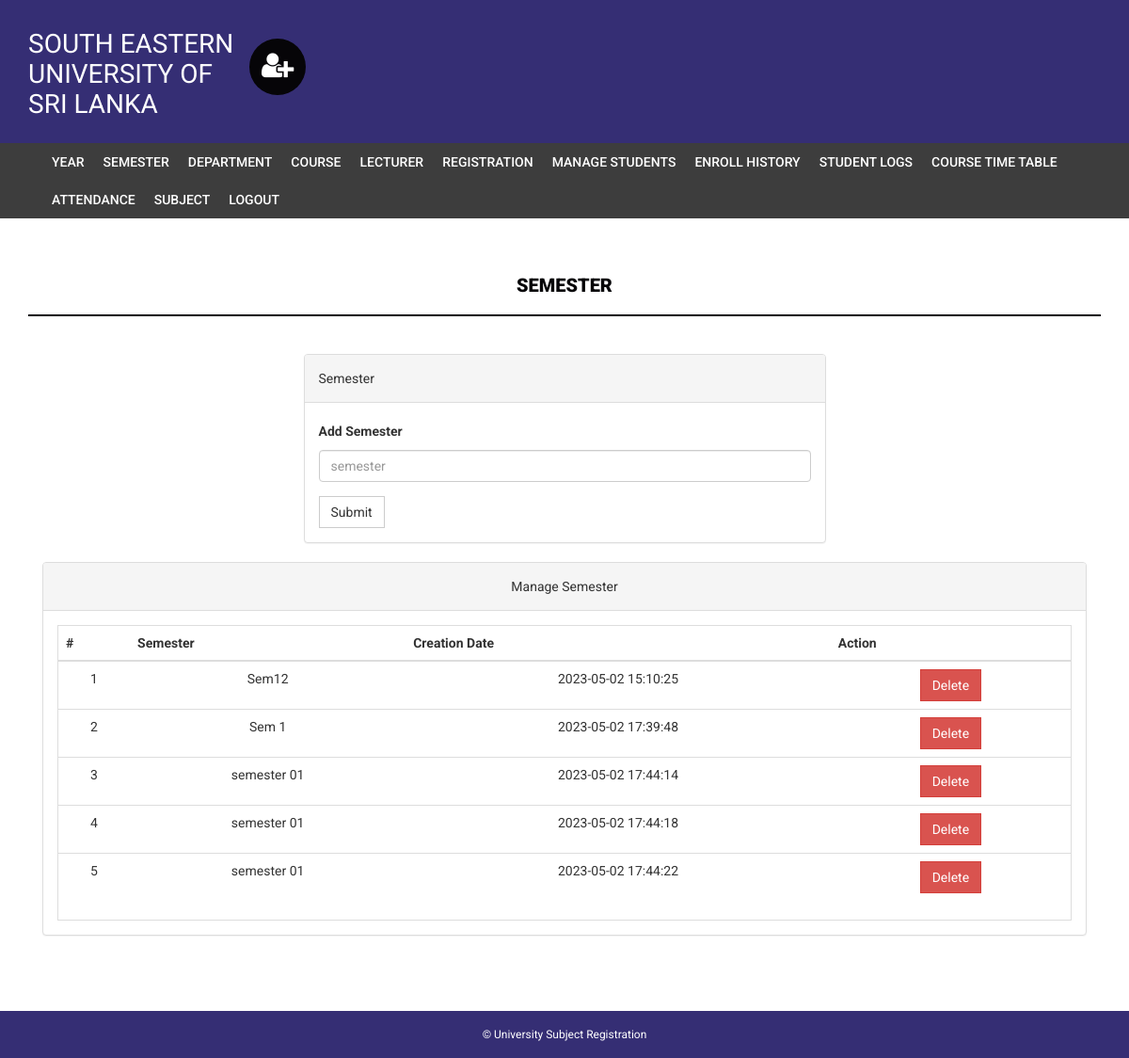
The app's page /admin/semester.php (signed in), older data.
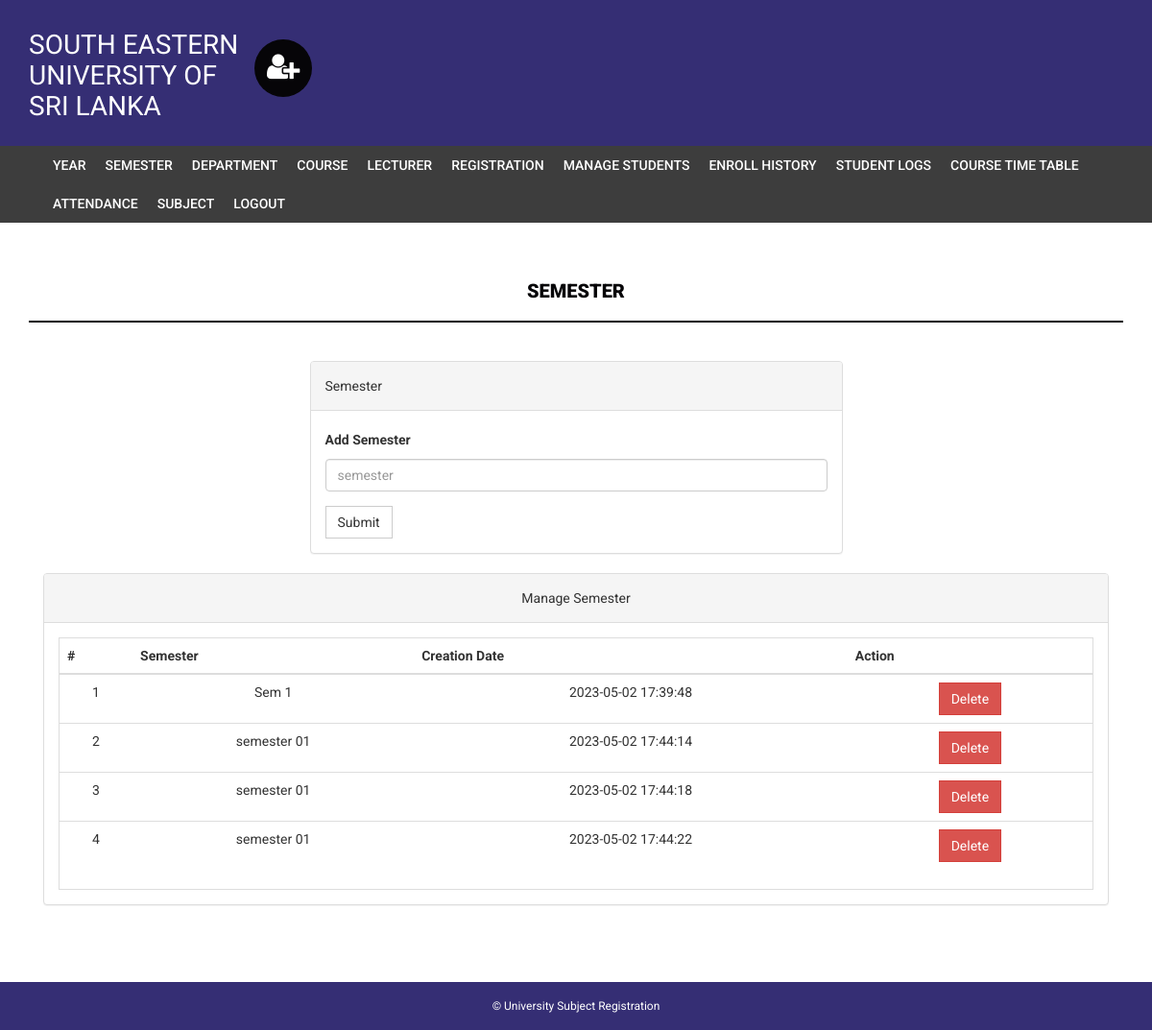
The same page, newer data.
### tables this page shows
CREATE TABLE `semester` (
  `id` int(11) NOT NULL,
  `semester` varchar(255) NOT NULL,
  `creationDate` timestamp NOT NULL DEFAULT current_timestamp(),
  `updationDate` varchar(255) DEFAULT NULL
);

### admin/semester.php (the view, shortened to what this page needs)
<?php
if(strlen($_SESSION['alogin'])==0)
    {
header('location:index.php');
}
else{
?>
<!DOCTYPE html>
<html xmlns="http://www.w3.org/1999/xhtml">
<head>
    <link href="assets/css/bootstrap.css" rel="stylesheet" />
    <link href="assets/css/font-awesome.css" rel="stylesheet" />
    <link href="assets/css/style.css" rel="stylesheet" />
</head>
<body>
<?php include('includes/header.php');?>
<?php if($_SESSION['alogin']!="")
{
 include('includes/menubar.php');
}
 ?>
    <div class="content-wrapper">
        <div class="container">
              <div class="row">
                    <div class="col-md-12">
                        <h1 class="page-head-line">Semester  </h1>
                    </div>
                </div>
                <div class="row" >
                  <div class="col-md-3"></div>
                    <div class="col-md-6">
                        <div class="panel panel-default">
                        <div class="panel-heading">
                           Semester
                        </div>
                        <div class="panel-body">
                       <form name="semester" method="post">
   <div class="form-group">
    <label for="semester">Add Semester  </label>
    <input type="text" class="form-control" id="semester" name="semester" placeholder="semester" required />
  </div>
 <button type="submit" name="submit" class="btn btn-default">Submit</button>
</form>
                            </div>
                            </div>
                    </div>
                </div>
                <div class="col-md-12">
                    <div class="panel panel-default">
                        <div class="panel-heading">
                            Manage Semester
                        </div>
                        <div class="panel-body">
                            <div class="table-responsive table-bordered">
                                <table class="table">
                                    <thead>
                                        <tr>
                                            <th>#</th>
                                            <th>Semester</th>
                                            <th>Creation Date</th>
                                            <th>Action</th>
                                        </tr>
                                    </thead>
                                    <tbody>
<?php
$sql=mysqli_query($bd, "select * from semester");
$cnt=1;
while($row=mysqli_fetch_array($sql))
{
?>
                                        <tr>
                                            <td><?php echo $cnt;?></td>
                                            <td><?php echo htmlentities($row['semester']);?></td>
                                            <td><?php echo htmlentities($row['creationDate']);?></td>
                                            <td>
  <a href="semester.php?id=<?php echo $row['id']?>&del=delete" onClick="return confirm('Are you sure you want to delete?')">
                                            <button class="btn btn-danger">Delete</button>
</a>
                                            </td>
                                        </tr>
<?php
$cnt++;
} ?>
                                    </tbody>
                                </table>
                            </div>
                        </div>
                    </div>
                </div>
            </div>
        </div>
  <?php include('includes/footer.php');?>
</body>
</html>
<?php } ?>

Row changes from the older to the newer data that the page shows:
removed semester: semester "Sem12", creationDate "2023-05-02 15:10:25"
